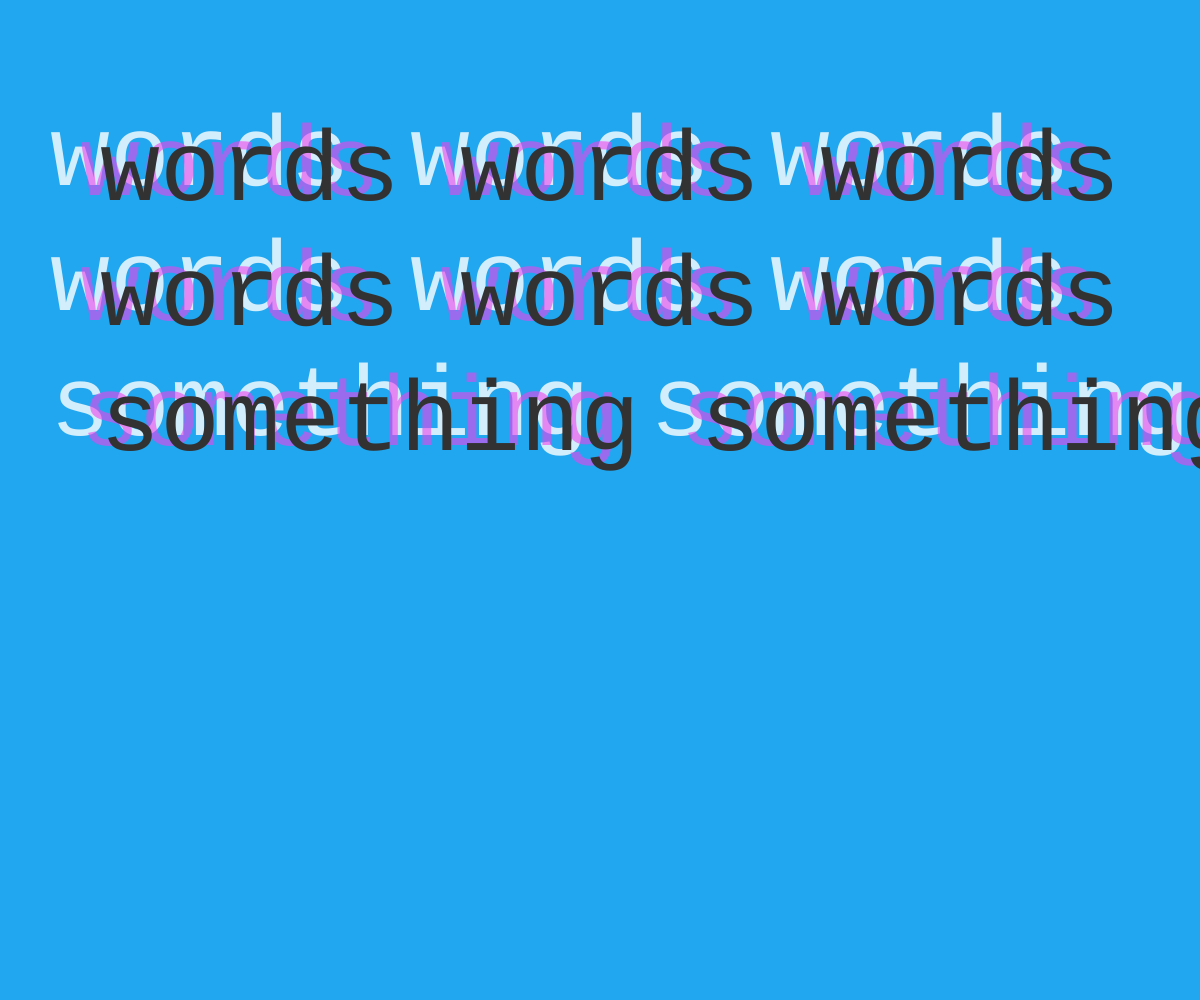
Frame 1 (no input)
Frame 60 (no input): identical to frame 1, image omitted
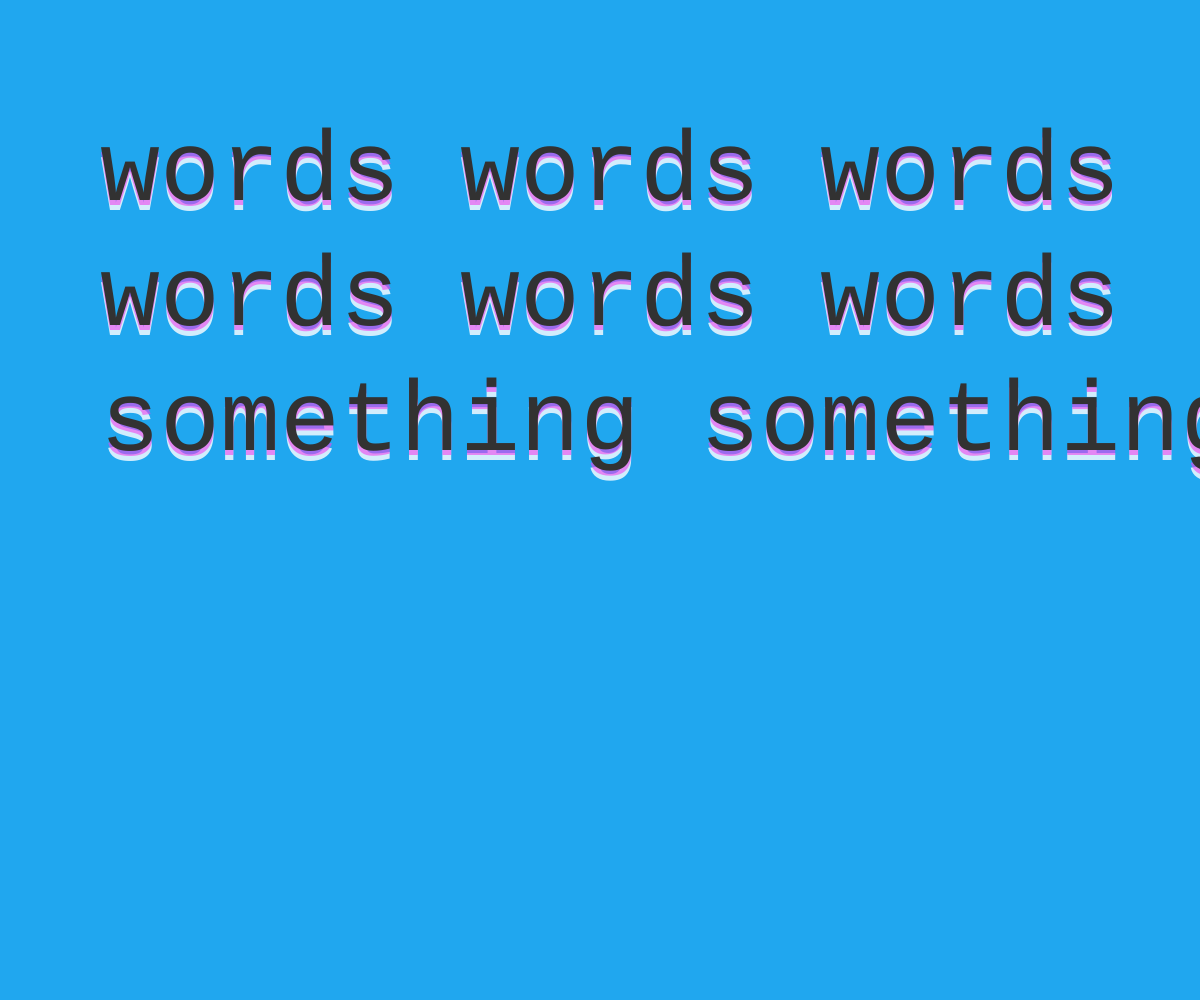
Frame 120 (the mouse pressed at the canvas centre since frame 60)

The p5.js sketch that drew these frames (run headless with seeded random() and noise() and a simulated clock; from frame 60 on, the mouse is pressed at the canvas centre):

// p5.js sketch
// ── sketch.js
var words, words2;
var x = 100;
var y = 200;


function setup() {
	createCanvas(windowWidth, windowHeight);
}

function draw() {
	background(32, 167, 239);

	var x2 = map(mouseX, 0, width, x-50, x+50);
	var y2 = map(mouseY, 0, width, y-15, y+45);

	fill('rgba(255,255,255, 0.8)');
	words2 = new Text(x2, y2);

	var x1 = map(mouseX, 0, width, x-20, x+20);
	var y1 = map(mouseY, 0, width, y-5, y+20);
	// console.log(x);

	fill('rgba(239,66,237, 0.6)');
	words2 = new Text(x1, y1);

	var newFill = map(mouseX, 0, width, 0, 1);
	// fill(0,newFill);
	fill(50);
	console.log(newFill);
	words = new Text(x, y);
	
}


function Text(x, y){
	textFont("monospace");
	textSize(100);
	// textMode(CENTER);
	text("words words words \nwords words words \nsomething something", x, y);
}

function windowResized() {
	resizeCanvas(windowWidth, windowHeight);
}
